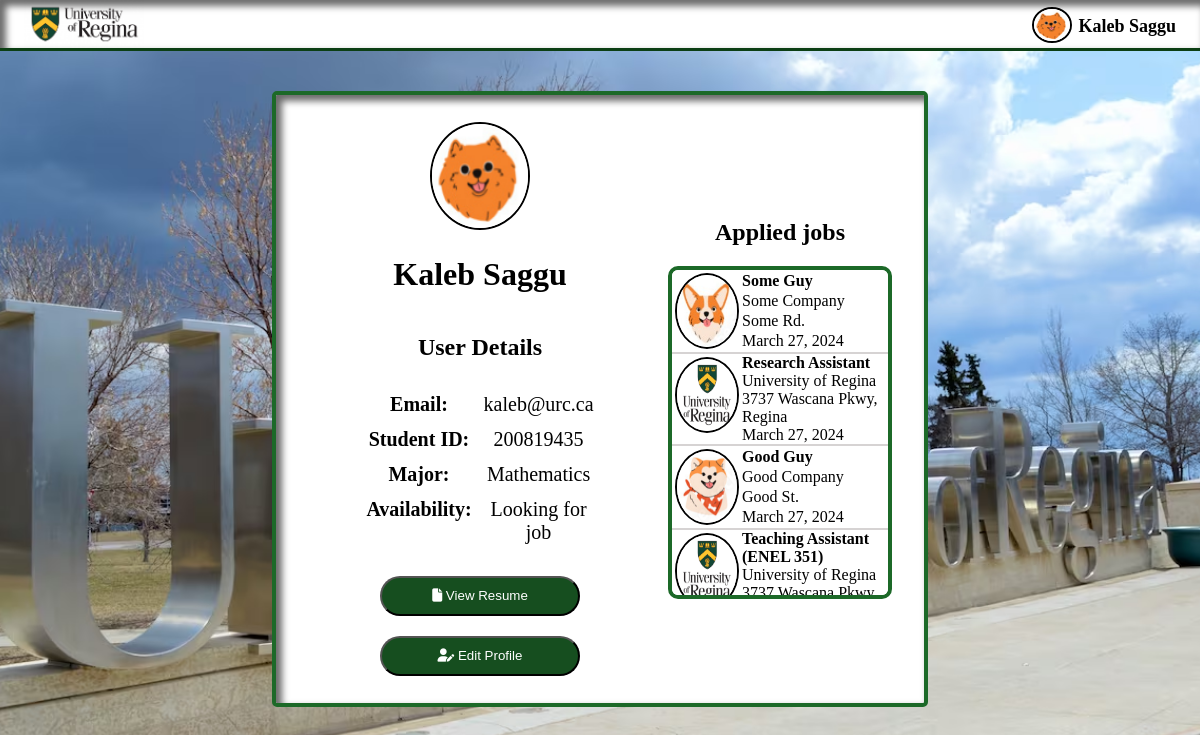
The app's page /profileStudent (signed in) with its own data.
### app/models.py (models this page shows, shortened)
class Students(db.Model):
    __tablename__ = 'STUDENTS'
    id = db.Column(db.Integer, primary_key=True)
    student_id = db.Column(db.Integer, unique=True, nullable=False)
    first_name = db.Column(db.String(50), nullable=False)
    last_name = db.Column(db.String(100), nullable=False)
    email = db.Column(db.String(80), unique=True, nullable=False)
    password_hash = db.Column(db.String(128))
    resume = db.Column(db.Text)
    major = db.Column(db.Text)
    looking_for_job = db.Column(db.Boolean)
    bio = db.Column(db.Text )
    avatar = db.Column(db.String(200),default="Default.png")
    date_created = db.Column(db.DateTime, default=db.func.current_timestamp())
    date_updated = db.Column(db.DateTime, default=db.func.current_timestamp(), onupdate=db.func.current_timestamp())
    job_applications = relationship('Applications', backref='student', cascade='all, delete-orphan')

class Applications(db.Model):
    __tablename__ = 'Applications'
    id = db.Column(db.Integer, primary_key=True)
    student_id = db.Column(db.Integer, db.ForeignKey('STUDENTS.id'))
    job_id = db.Column(db.Integer, db.ForeignKey('JOBS.id'))

class Jobs(db.Model):
    __tablename__ = 'JOBS'
    id = db.Column(db.Integer, primary_key=True)
    job_title = db.Column(db.String(200), nullable=False)
    job_description = db.Column(db.Text, nullable=False)
    job_location = db.Column(db.String(200), nullable=False)
    major_required = db.Column(db.Text)
    filled = db.Column(db.Boolean, default = False)
    hours = db.Column(db.Text)
    pay = db.Column(db.Float)
    date_created = db.Column(db.DateTime, default=db.func.current_timestamp())
    date_updated = db.Column(db.DateTime, default=db.func.current_timestamp(), onupdate=db.func.current_timestamp())
    deadline = db.Column(db.DateTime)
    applicants = relationship('Applications', backref='job', cascade='all, delete-orphan')
    avatar = db.Column(db.String(200), default="Default.png")
    company_name = db.Column(db.String(200))

### app/views.py (the view)
@app.route('/profileStudent', methods=['POST', 'GET'])
def profileStudent():
    if "student" in session:
        student = session["student"]
        student = Students.query.filter_by(id=student).first()
        return render_template('profileStudent.html', student=student)
    else:
        return redirect(url_for('login'))

### app/templates/profileStudent.html (shortened to what this page needs)
<!DOCTYPE html>
<html lang="en">
<head>
    <link rel="stylesheet" type="text/css" href="{{ url_for('static', filename='css/shared.css') }}">
    <link rel="stylesheet" type="text/css" href="{{ url_for('static', filename='css/profileStudent.css') }}">
</head>
<body>
    <div class="page-wrap">
        <nav class="header">
            <div class="header-container">
                <div class="header-logo">
                    <a href="{{ url_for('jobListings') }}">
                        <div class="header-logo">
                            <img class="logo" src="{{ url_for('static', filename='library/media/UR_Logo_Primary_Full_Colour_RGB.png') }}">
                        </div>
                    </a>
                </div>
                <div class="header-profilenav">
                    <div class="dropdown">
                        <button class="dropbtn"><img class="header-profile-icon" src="{{ url_for('static', filename='library/media/avatars/' ~ student.avatar ) }}" width="30vw" ></button>
                    </div>
                    <div class="header-profile-name">{{ student.first_name }} {{ student.last_name }}</div>
                </div>
            </div>
        </nav>
        <div class="profile-container">
            <div class="cust-main-wrapper">
                <div class="info-box1">
                    <div class="align-center">
                        <img src="{{ url_for('static', filename='library/media/avatars/' ~ student.avatar ) }}" class="jobImg">
                    </div>
                    <h1 class="align-center" id="studentName">{{ student.first_name }} {{ student.last_name }}</h1>
                    <h2 class="align-center">User Details</h2>
                    <div class="userDetails">
                        <label class="detailText bold">Email:</label>
                        <label class="detailText" id="studentEmail">{{ student.email }}</label>
                        <label class="detailText bold">Student ID:</label>
                        <label class="detailText" id="studentID">{{ student.student_id }}</label>
                        <label class="detailText bold">Major:</label>
                        <label class="detailText" id="studentMajor">{{ student.major }}</label>
                        <label class="detailText bold">Availability:</label>
                        <label class="detailText" id="studentStatus">{{ "Looking for job" if student.looking_for_job else "Not looking for job" }}</label>
                    </div>
                <form method="get" action="{{ url_for('static', filename='library/media/resumes/' ~ student.resume) }}" target="_blank">
                    <button class="greenButton resumeButton" id="resumeButton" type="button" onclick="checkResume('{% if student.resume %}exists{% else %}not_exists{% endif %}')"><i class="fa-solid fa-file"></i> View Resume</button>
                </form>
                    <form method="GET" action="/editStudent">
                        <button class="greenButton resumeButton" id="resumeButton" type="submit"><i class="fa-solid fa-user-pen"></i> Edit Profile</button>
                    </form>
                </div>
                <div class="info-box2">
                    <h2 class="align-center">Applied jobs</h2>
                    <div class="jobList roundForm">
                        {% for application in student.job_applications[::-1] %}
                            <div class="jobPosting" id="job{{ application.job.id }}">
                                <img src="{{ url_for('static', filename='library/media/avatars/' ~ application.job.avatar ) }}" class="appliedImg">
                                <div class="jobDetails">
                                    <label class="jobName bold">{{ application.job.job_title }}</label>
                                    <label class="jobCompany">{{ application.job.company_name }}</label>
                                    <label class="jobLocation">{{ application.job.job_location }}</label>
                                    <label class="datePosted">{{ application.job.date_created.strftime('%B %d, %Y') }}</label>
                                </div>
                            </div>
                        {% endfor %}
                    </div>
                </div>
            </div>
        </div>
    </div>
</body>
</html>

### app/static/css/shared.css (style rules this page uses)
html, body { height: 100%; }
body { margin: 0; background-size: cover; overflow-x: hidden; font-family:Cambria, Cochin, Georgia, Times, 'Times New Roman', serif }
.profile-container { display: flex; justify-content: center; margin-top: 8vh; }
.page-wrap { height: 100%; display: flex; flex-direction: column; }
.greenButton { width: 10vw; height: 5vh; border-radius: 50px; background-color: #164e1f; color: white; }
.roundForm { border-radius: 10px; }
.bold { font-weight: bold; }
.header { background-color: white; border-bottom: #0c3f14 3px solid; height: 6vh; box-shadow: inset 5px 5px 7px 1px rgba(0,0,0,0.59); }
.header-container { display: flex; flex-direction: row; justify-content: space-between; padding: 0 2vw 0 2vw; }
.logo { height: 6vh; }
.header-profilenav { display: flex; flex-direction: row; align-items: center; }
.header-profile-icon { width: 2vw; height: 4vh; border-radius: 50%; border: black 2px solid; }
.header-profile-name { font-size: 1vw; font-weight: 600; }
.dropbtn { font-size: 0.75vw; font-weight: 600; background-color: transparent; border: none; cursor: pointer; }
.dropdown { position: relative; display: inline-block; }
@media (min-width: 993px) and (max-width: 1440px) { .page-wrap { height: 100%; width: 100%; display: flex; flex-direction: column; } }
@media (min-width: 993px) and (max-width: 1440px) { .profile-container { margin-top: 5vh; } }
@media (min-width: 993px) and (max-width: 1440px) { .header-profile-icon { width: 3vw; height: 4vh; } }
@media (min-width: 993px) and (max-width: 1440px) { .header-profile-name { font-size: 1.5vw; } }

### app/static/css/profileStudent.css (style rules this page uses)
body { background-image: url(../library/media/university-of-regina.avif); background-size: cover; background-position: center; }
.align-center { text-align: center; }
.cust-main-wrapper { background-color: #fff; width: 50vw; height: 70vh; border-radius: 5px; border: 4px solid #1c6928; box-shadow: inset 5px 5px 7px 1px rgba(0,0,0,0.59); padding: 2vw; display: flex; align-items: center; }
.info-box1 { grid-area: 1 / 1 / 3 / 2; height: 70vh; width: 50vw; display: flex; flex-direction: column; justify-content: center; align-items: center; }
.info-box2 { grid-area: 1 / 2 / 2 / 3; display: flex; height: 50vh; width: 30vw; flex-direction: column; align-items: center; justify-content: flex-end; margin-left: 1vw; margin-right: 1vw; }
.userDetails { display: grid; grid-template-columns: 0.5fr 0.5fr; justify-items: center; gap: 1vw; padding: 1.5vh; }
.detailText { font-size: 20px; max-width: 200px; overflow-wrap: break-word; text-align: center; }
.jobPosting { display: flex; border-bottom: 2px solid rgb(214, 211, 211); }
.jobDetails { display: flex; flex-direction:column; justify-content: space-evenly; }
.jobList { display: flex; flex-direction: column; height: 50vh; width: 100%; background-color: white; overflow-y: scroll; scrollbar-width: thin; scrollbar-color: rgb(11, 88, 11) white; border: 4px solid #1c6928; }
.jobImg { height: 13vh; width: 8vw; border-radius: 50%; border: black 2px solid; }
.appliedImg { height: 9vh; width: 5vw; border-radius: 50%; border: black 2px solid; margin: 0.25vw; }
.resumeButton { margin-top: 20px; height: 40px; width: 200px; }

### records on screen
Students: avatar (picture), first_name "Kaleb", last_name "Saggu", email "kaleb@urc.ca", student_id "200819435", major "Mathematics", looking_for_job "Looking for job"
Applications: avatar (picture), job.job_title "Some Guy", job.company_name "Some Company", job.job_location "Some Rd.", job.date_created "March 27, 2024"
Applications: avatar (picture), job.job_title "Research Assistant", job.company_name "University of Regina", job.job_location "3737 Wascana Pkwy, Regina", job.date_created "March 27, 2024"
Applications: avatar (picture), job.job_title "Good Guy", job.company_name "Good Company", job.job_location "Good St.", job.date_created "March 27, 2024"
Applications: avatar (picture), job.job_title "Teaching Assistant (ENEL 351)", job.company_name "University of Regina", job.job_location "3737 Wascana Pkwy,…"
